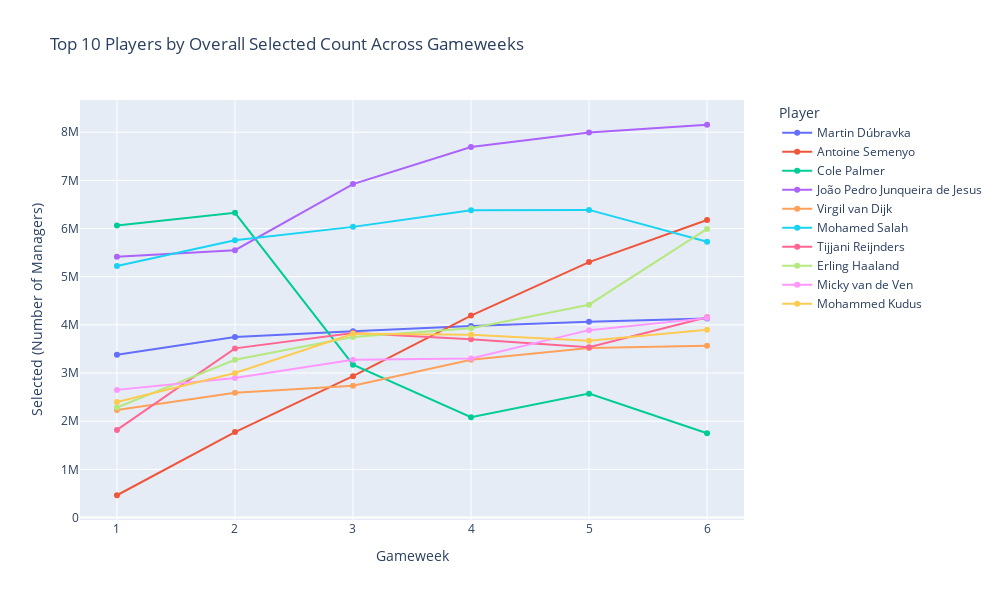

Write notebook code for a chart like this one.
### Code cell
import plotly.express as px

# 1. Find top top_n players by total selections
top_n = 10
top_players = (
    player_gw_hist.groupby("player_name")["selected"]
    .sum()
    .nlargest(top_n)
    .index
)

# 2. Filter only those players
plot_df = player_gw_hist[player_gw_hist["player_name"].isin(top_players)]

# 3. Interactive line plot
fig = px.line(
    plot_df,
    x="round",
    y="selected",
    color="player_name",
    markers=True,
    title=f"Top {top_n} Players by Overall Selected Count Across Gameweeks",
    labels={"round": "Gameweek", "selected": "Selected (Number of Managers)"}
)

# Make legend scrollable if too many players
fig.update_layout(
    legend=dict(
        title="Player",
        orientation="v",
        yanchor="top",
        y=1,
        xanchor="left",
        x=1.05
    ),
    width=1000,
    height=600
)

fig.show()

### Figure 1 — Plotly figure (JSON) as saved in the notebook; plotly's stock layout.template omitted (floating-point values rounded to 4 significant figures)
{"data": [{"hovertemplate": "player_name=Martin Dúbravka<br>Gameweek=%{x}<br>Selected (Number of Managers)=%{y}<extra></extra>", "legendgroup": "Martin Dúbravka", "line": {"color": "#636efa", "dash": "solid"}, "marker": {"symbol": "circle"}, "mode": "lines+markers", "name": "Martin Dúbravka", "orientation": "v", "showlegend": true, "type": "scatter", "x": [1, 2, 3, 4, 5, 6], "xaxis": "x", "y": [3377673, 3747160, 3866489, 3978017, 4064577, 4130889], "yaxis": "y"}, {"hovertemplate": "player_name=Antoine Semenyo<br>Gameweek=%{x}<br>Selected (Number of Managers)=%{y}<extra></extra>", "legendgroup": "Antoine Semenyo", "line": {"color": "#EF553B", "dash": "solid"}, "marker": {"symbol": "circle"}, "mode": "lines+markers", "name": "Antoine Semenyo", "orientation": "v", "showlegend": true, "type": "scatter", "x": [1, 2, 3, 4, 5, 6], "xaxis": "x", "y": [462445, 1774426, 2935140, 4192375, 5302856, 6177600], "yaxis": "y"}, {"hovertemplate": "player_name=Cole Palmer<br>Gameweek=%{x}<br>Selected (Number of Managers)=%{y}<extra></extra>", "legendgroup": "Cole Palmer", "line": {"color": "#00cc96", "dash": "solid"}, "marker": {"symbol": "circle"}, "mode": "lines+markers", "name": "Cole Palmer", "orientation": "v", "showlegend": true, "type": "scatter", "x": [1, 2, 3, 4, 5, 6], "xaxis": "x", "y": [6063687, 6326805, 3172460, 2081404, 2572478, 1748801], "yaxis": "y"}, {"hovertemplate": "player_name=João Pedro Junqueira de Jesus<br>Gameweek=%{x}<br>Selected (Number of Managers)=%{y}<extra></extra>", "legendgroup": "João Pedro Junqueira de Jesus", "line": {"color": "#ab63fa", "dash": "solid"}, "marker": {"symbol": "circle"}, "mode": "lines+markers", "name": "João Pedro Junqueira de Jesus", "orientation": "v", "showlegend": true, "type": "scatter", "x": [1, 2, 3, 4, 5, 6], "xaxis": "x", "y": [5411891, 5551162, 6923871, 7693249, 7993772, 8155136], "yaxis": "y"}, {"hovertemplate": "player_name=Virgil van Dijk<br>Gameweek=%{x}<br>Selected (Number of Managers)=%{y}<extra></extra>", "legendgroup": "Virgil van Dijk", "line": {"color": "#FFA15A", "dash": "solid"}, "marker": {"symbol": "circle"}, "mode": "lines+markers", "name": "Virgil van Dijk", "orientation": "v", "showlegend": true, "type": "scatter", "x": [1, 2, 3, 4, 5, 6], "xaxis": "x", "y": [2230654, 2591224, 2734452, 3276265, 3521578, 3565642], "yaxis": "y"}, {"hovertemplate": "player_name=Mohamed Salah<br>Gameweek=%{x}<br>Selected (Number of Managers)=%{y}<extra></extra>", "legendgroup": "Mohamed Salah", "line": {"color": "#19d3f3", "dash": "solid"}, "marker": {"symbol": "circle"}, "mode": "lines+markers", "name": "Mohamed Salah", "orientation": "v", "showlegend": true, "type": "scatter", "x": [1, 2, 3, 4, 5, 6], "xaxis": "x", "y": [5221323, 5757761, 6034857, 6379010, 6387261, 5725045], "yaxis": "y"}, {"hovertemplate": "player_name=Tijjani Reijnders<br>Gameweek=%{x}<br>Selected (Number of Managers)=%{y}<extra></extra>", "legendgroup": "Tijjani Reijnders", "line": {"color": "#FF6692", "dash": "solid"}, "marker": {"symbol": "circle"}, "mode": "lines+markers", "name": "Tijjani Reijnders", "orientation": "v", "showlegend": true, "type": "scatter", "x": [1, 2, 3, 4, 5, 6], "xaxis": "x", "y": [1819194, 3511890, 3831345, 3699931, 3536462, 4158939], "yaxis": "y"}, {"hovertemplate": "player_name=Erling Haaland<br>Gameweek=%{x}<br>Selected (Number of Managers)=%{y}<extra></extra>", "legendgroup": "Erling Haaland", "line": {"color": "#B6E880", "dash": "solid"}, "marker": {"symbol": "circle"}, "mode": "lines+markers", "name": "Erling Haaland", "orientation": "v", "showlegend": true, "type": "scatter", "x": [1, 2, 3, 4, 5, 6], "xaxis": "x", "y": [2283987, 3276879, 3747441, 3931425, 4419019, 5991428], "yaxis": "y"}, {"hovertemplate": "player_name=Micky van de Ven<br>Gameweek=%{x}<br>Selected (Number of Managers)=%{y}<extra></extra>", "legendgroup": "Micky van de Ven", "line": {"color": "#FF97FF", "dash": "solid"}, "marker": {"symbol": "circle"}, "mode": "lines+markers", "name": "Micky van de Ven", "orientation": "v", "showlegend": true, "type": "scatter", "x": [1, 2, 3, 4, 5, 6], "xaxis": "x", "y": [2650169, 2898967, 3276845, 3303155, 3890468, 4140128], "yaxis": "y"}, {"hovertemplate": "player_name=Mohammed Kudus<br>Gameweek=%{x}<br>Selected (Number of Managers)=%{y}<extra></extra>", "legendgroup": "Mohammed Kudus", "line": {"color": "#FECB52", "dash": "solid"}, "marker": {"symbol": "circle"}, "mode": "lines+markers", "name": "Mohammed Kudus", "orientation": "v", "showlegend": true, "type": "scatter", "x": [1, 2, 3, 4, 5, 6], "xaxis": "x", "y": [2398659, 3000361, 3815503, 3794628, 3672210, 3896707], "yaxis": "y"}], "layout": {"height": 600, "legend": {"orientation": "v", "title": {"text": "Player"}, "tracegroupgap": 0, "x": 1.05, "xanchor": "left", "y": 1, "yanchor": "top"}, "title": {"text": "Top 10 Players by Overall Selected Count Across Gameweeks"}, "width": 1000, "xaxis": {"anchor": "y", "domain": [0, 1], "title": {"text": "Gameweek"}}, "yaxis": {"anchor": "x", "domain": [0, 1], "title": {"text": "Selected (Number of Managers)"}}}}
